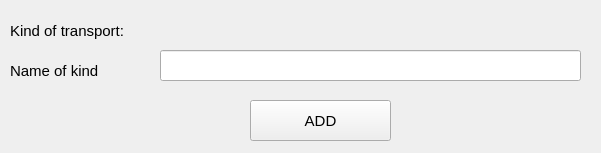
<?xml version="1.0" encoding="UTF-8"?>
<ui version="4.0">
 <class>Form</class>
 <widget class="QWidget" name="Form">
  <property name="geometry">
   <rect>
    <x>0</x>
    <y>0</y>
    <width>601</width>
    <height>153</height>
   </rect>
  </property>
  <property name="windowTitle">
   <string>Form</string>
  </property>
  <widget class="QPushButton" name="add_kind">
   <property name="geometry">
    <rect>
     <x>250</x>
     <y>100</y>
     <width>141</width>
     <height>41</height>
    </rect>
   </property>
   <property name="font">
    <font>
     <family>Arial</family>
     <pointsize>11</pointsize>
    </font>
   </property>
   <property name="text">
    <string>ADD</string>
   </property>
  </widget>
  <widget class="QLabel" name="label_23">
   <property name="geometry">
    <rect>
     <x>10</x>
     <y>60</y>
     <width>121</width>
     <height>21</height>
    </rect>
   </property>
   <property name="font">
    <font>
     <family>Arial</family>
     <pointsize>11</pointsize>
    </font>
   </property>
   <property name="text">
    <string>Name of kind</string>
   </property>
   <property name="alignment">
    <set>Qt::AlignLeading|Qt::AlignLeft|Qt::AlignVCenter</set>
   </property>
  </widget>
  <widget class="QLabel" name="label_24">
   <property name="geometry">
    <rect>
     <x>10</x>
     <y>10</y>
     <width>181</width>
     <height>41</height>
    </rect>
   </property>
   <property name="font">
    <font>
     <family>Arial</family>
     <pointsize>11</pointsize>
    </font>
   </property>
   <property name="text">
    <string>Kind of transport:</string>
   </property>
  </widget>
  <widget class="QLineEdit" name="tick_name_3">
   <property name="geometry">
    <rect>
     <x>160</x>
     <y>50</y>
     <width>421</width>
     <height>31</height>
    </rect>
   </property>
   <property name="font">
    <font>
     <family>Arial</family>
     <pointsize>11</pointsize>
    </font>
   </property>
  </widget>
 </widget>
 <resources/>
 <connections/>
</ui>
